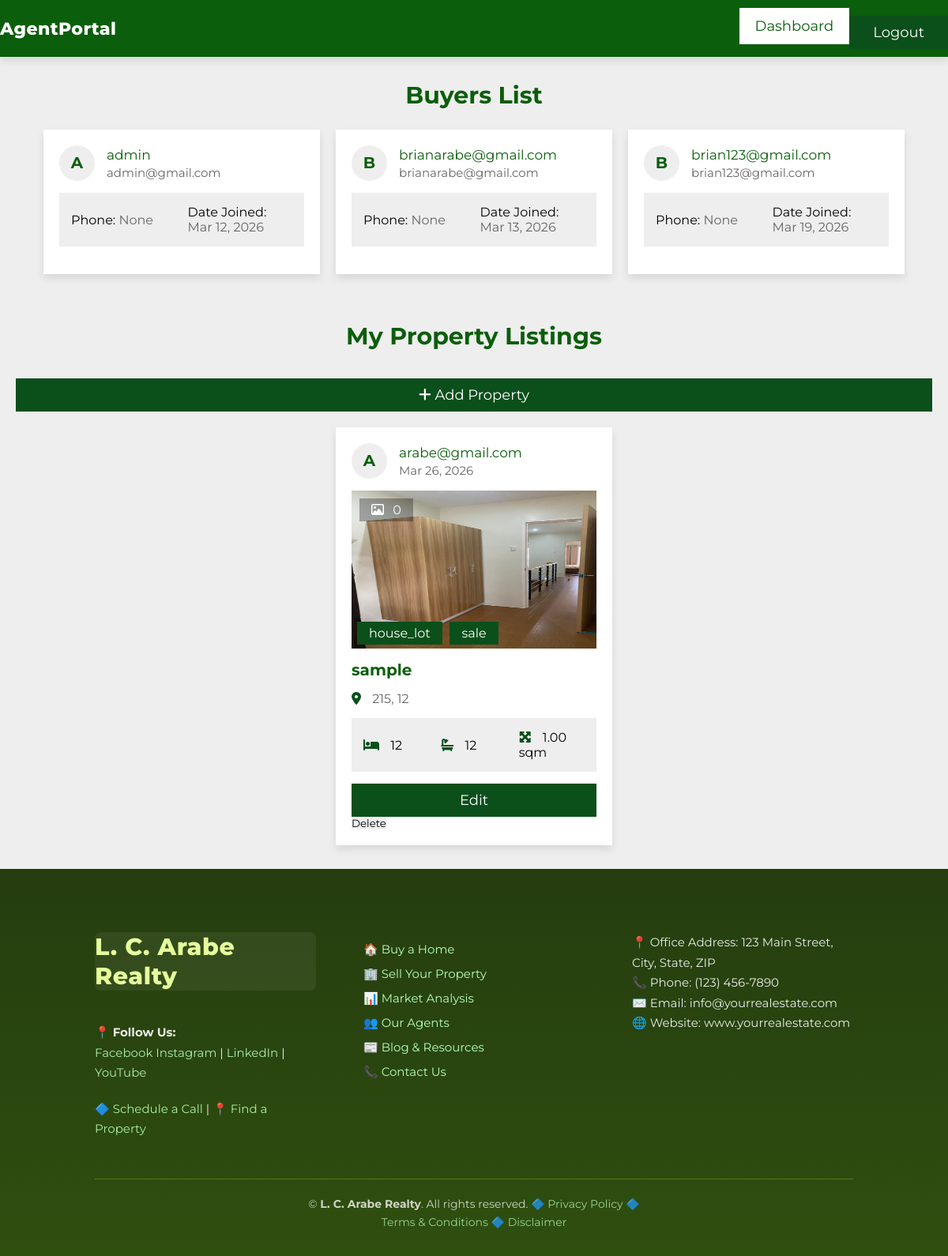
Screenshot of /agent/dashboard/ (signed in) with the database file from the repository.
### app/models.py (models this page shows, shortened)
class CustomUser(AbstractUser):
    phone = models.CharField(max_length=15, blank=True, null=True)
    USER_TYPE = (
        ('buyer', 'Buyer'),
        ('agent', 'Agent'),
        ('broker', 'Broker'),
    )
    user_type = models.CharField(max_length=10, choices=USER_TYPE, default='buyer')
    is_verified = models.BooleanField(default=False)

class Property(models.Model):
    PROPERTY_TYPE = [
        ('house_lot', 'House and Lot'),
    ]
    LISTING_STATUS = [
        ('sale', 'For Sale'),
    ]
    title = models.CharField(max_length=200)
    description = models.TextField()
    property_type = models.CharField(
        max_length=20,
        choices=PROPERTY_TYPE,
        default='house_lot'
    )
    listing_status = models.CharField(
        max_length=10,
        choices=LISTING_STATUS,
        default='sale'
    )
    price = models.DecimalField(max_digits=12, decimal_places=2)
    location = models.CharField(max_length=255)
    city = models.CharField(max_length=100)
    province = models.CharField(max_length=100)
    bedrooms = models.IntegerField()
    bathrooms = models.IntegerField()
    floor_area = models.DecimalField(max_digits=10, decimal_places=2)
    lot_area = models.DecimalField(max_digits=10, decimal_places=2)
    parking_spaces = models.IntegerField(default=0)
    image = models.ImageField(upload_to='property_images/', blank=True, null=True)
    agent = models.ForeignKey(
        settings.AUTH_USER_MODEL,
        on_delete=models.CASCADE
    )
    created_at = models.DateTimeField(auto_now_add=True)
    is_available = models.BooleanField(default=True)

### app/views.py (the view)
# urls.py: path('agent/dashboard/', agent_dashboard_view, name='agent_dashboard'),
@login_required
def agent_dashboard_view(request):
    buyers = CustomUser.objects.filter(user_type="buyer")
    properties = Property.objects.filter(agent=request.user)
    context = {
        "buyers": buyers,
        "properties": properties,
    }
    return render(request, "agent_dashboard.html", context)

### app/context_processors.py (called while the page is built)
def agent_properties(request):
    if request.user.is_authenticated and request.user.user_type == 'agent':
        properties = Property.objects.filter(agent=request.user).order_by('-created_at')
    else:
        properties = None
    return {'agent_properties': properties}

### app/templates/agent_dashboard.html (shortened to what this page needs)
{% load static %}
<!DOCTYPE html>
<html lang="en">
<head>
<link rel="stylesheet" href="{% static 'css/style.css' %}">
<link rel="stylesheet" href="https://cdnjs.cloudflare.com/ajax/libs/font-awesome/6.2.0/css/all.min.css">
</head>
<body>
<header class="header">
<nav class="navbar nav-1">
<div class="flex">
<a href="#" class="logo">AgentPortal</a>
<ul>
<li><a href="{% url 'agent_dashboard' %}">Dashboard</a></li>
<li>
<form action="{% url 'logout' %}" method="post">
<button type="submit" class="inline-btn">Logout</button>
</form>
</li>
</ul>
</div>
</nav>
</header>
<section class="listings">
<h1 class="heading">Buyers List</h1>
<div class="box-container">
{% for buyer in buyers %}
<div class="box">
<div class="admin">
<h3>{{ buyer.username|slice:":1"|upper }}</h3>
<div>
<p>{{ buyer.username }}</p>
<span>{{ buyer.email }}</span>
</div>
</div>
<div class="flex">
<p>Phone: <span>{{ buyer.phone }}</span></p>
<p>Date Joined: <span>{{ buyer.date_joined|date:"M d, Y" }}</span></p>
</div>
</div>
{% empty %}
<p>No buyers found.</p>
{% endfor %}
</div>
</section>
<section class="listings">
<h1 class="heading">My Property Listings</h1>
<div style="text-align:right; margin-bottom:20px;">
<a href="{% url 'add_property' %}" class="btn">
<i class="fas fa-plus"></i> Add Property
</a>
</div>
{% include "agent/listings.html" %}
</section>
{% include "components/footer.html" %}
</body>
</html>

### app/templates/agent/listings.html (shortened to what this page needs)
{% load static %}
<div class="box-container">
{% for property in properties %}
<div class="box">
<div class="admin">
<h3>{{ property.agent.username|first|upper }}</h3>
<div>
<p>{{ property.agent.username }}</p>
<span>{{ property.created_at|date:"M d, Y" }}</span>
</div>
</div>
<div class="thumb">
<p class="total-images">
<i class="far fa-image"></i>
<span>{{ property.images.count }}</span>
</p>
<p class="type">
<span>{{ property.property_type }}</span>
<span>{{ property.listing_status }}</span>
</p>
{% if property.images.count > 0 %}
    <img src="{{ property.images.first.image.url }}" alt="Property Image">
{% elif property.image %}
    <img src="{{ property.image.url }}" alt="Property Image">
{% else %}
    <p>No Image Available</p>
{% endif %}
</div>
<h3 class="name">{{ property.title }}</h3>
<p class="location">
<i class="fas fa-map-marker-alt"></i>
<span>{{ property.location }}, {{ property.city }}</span>
</p>
<div class="flex">
<p><i class="fas fa-bed"></i> {{ property.bedrooms }}</p>
<p><i class="fas fa-bath"></i> {{ property.bathrooms }}</p>
<p><i class="fas fa-maximize"></i> {{ property.floor_area }} sqm</p>
</div>
<div style="margin-top:10px;">
<a href="{% url 'edit_property' property.id %}" class="btn">Edit</a>
<form action="{% url 'delete_property' property.id %}" method="post" style="display:inline;">
    <button type="submit" class="delete-btn">Delete</button>
</form>
</div>
</div>
{% empty %}
<p>No properties listed.</p>
{% endfor %}
</div>

### app/templates/components/footer.html (shortened to what this page needs)
{% load static %}
 <link rel="stylesheet" href="{% static 'css/style.css' %}">
<footer class="footer">
        <div class="footer-container">
            <div class="footer-section">
                <h2 class="logo">L. C. Arabe Realty</h2>
                <p class="follow">📍 <strong>Follow Us:</strong></p>
                <p class="social-links">
                    <a href="https://www.facebook.com/profile.php?id=100064045423114" target="_blank" rel="noopener noreferrer">Facebook</a>
                    <a href="#" target="_blank" rel="noopener noreferrer">Instagram</a> |
                    <a href="#" target="_blank" rel="noopener noreferrer">LinkedIn</a> |
                    <a href="#" target="_blank" rel="noopener noreferrer">YouTube</a>
                </p>
                <p class="actions">
                    🔷 <a href="#">Schedule a Call</a> |
                    📍 <a href="#">Find a Property</a>
                </p>
            </div>
            <div class="footer-section">
                <ul class="footer-links">
                    <li>🏠 <a href="#">Buy a Home</a></li>
                    <li>🏢 <a href="#">Sell Your Property</a></li>
                    <li>📊 <a href="#">Market Analysis</a></li>
                    <li>👥 <a href="#">Our Agents</a></li>
                    <li>📰 <a href="#">Blog & Resources</a></li>
                    <li>📞 <a href="#">Contact Us</a></li>
                </ul>
            </div>
            <div class="footer-section">
                <p>📍 Office Address: 123 Main Street, City, State, ZIP</p>
                <p>📞 Phone: (123) 456-7890</p>
                <p>✉️ Email: info@yourrealestate.com</p>
                <p>🌐 Website: www.yourrealestate.com</p>
            </div>
        </div>
        <hr>
        <div class="footer-bottom">
            <p>
                ©  <strong>L. C. Arabe Realty</strong>. All rights reserved.
                🔷 <a href="#">Privacy Policy</a>
                🔷 <a href="#">Terms & Conditions</a>
                🔷 <a href="#">Disclaimer</a>
            </p>
        </div>
    </footer>

### rows the page displays
CustomUser: username "A", username "admin", email "admin@gmail.com", phone "None", date_joined "Mar 12, 2026"
CustomUser: username "B", username "brianarabe@gmail.com", email "brianarabe@gmail.com", phone "None", date_joined "Mar 13, 2026"
CustomUser: username "B", username "brian123@gmail.com", email "brian123@gmail.com", phone "None", date_joined "Mar 19, 2026"
Property: agent.username|first "A", agent.username "arabe@gmail.com", created_at "Mar 26, 2026", images.count "0", property_type "house_lot", listing_status "sale", image (picture), title "sample", location "215", city "12", bedrooms "12", bathrooms "12", floor_area "1.00"
